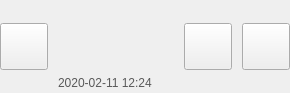
<?xml version="1.0" encoding="UTF-8"?>
<ui version="4.0">
 <class>ToDoListItem</class>
 <widget class="QWidget" name="ToDoListItem">
  <property name="geometry">
   <rect>
    <x>0</x>
    <y>0</y>
    <width>290</width>
    <height>93</height>
   </rect>
  </property>
  <property name="windowTitle">
   <string>Form</string>
  </property>
  <property name="styleSheet">
   <string notr="true">QToolButton {
    width: 40%;
    height: 40%;
}</string>
  </property>
  <layout class="QHBoxLayout" name="horizontalLayout" stretch="2,4,2,2">
   <property name="spacing">
    <number>10</number>
   </property>
   <property name="leftMargin">
    <number>0</number>
   </property>
   <property name="topMargin">
    <number>0</number>
   </property>
   <property name="rightMargin">
    <number>0</number>
   </property>
   <property name="bottomMargin">
    <number>0</number>
   </property>
   <item>
    <widget class="QToolButton" name="toolButtonIsFInish">
     <property name="sizePolicy">
      <sizepolicy hsizetype="Fixed" vsizetype="Fixed">
       <horstretch>0</horstretch>
       <verstretch>0</verstretch>
      </sizepolicy>
     </property>
     <property name="minimumSize">
      <size>
       <width>0</width>
       <height>0</height>
      </size>
     </property>
     <property name="maximumSize">
      <size>
       <width>16777215</width>
       <height>16777215</height>
      </size>
     </property>
     <property name="text">
      <string/>
     </property>
    </widget>
   </item>
   <item>
    <layout class="QVBoxLayout" name="verticalLayout" stretch="6,2">
     <property name="spacing">
      <number>0</number>
     </property>
     <item>
      <widget class="OriginUI::EditLable" name="editLable" native="true">
       <property name="sizePolicy">
        <sizepolicy hsizetype="Ignored" vsizetype="Expanding">
         <horstretch>0</horstretch>
         <verstretch>0</verstretch>
        </sizepolicy>
       </property>
       <property name="styleSheet">
        <string notr="true">font: 10pt &quot;寰蒋闆呴粦&quot;;</string>
       </property>
      </widget>
     </item>
     <item>
      <widget class="QLabel" name="labelDate">
       <property name="sizePolicy">
        <sizepolicy hsizetype="Ignored" vsizetype="Fixed">
         <horstretch>0</horstretch>
         <verstretch>0</verstretch>
        </sizepolicy>
       </property>
       <property name="minimumSize">
        <size>
         <width>0</width>
         <height>20</height>
        </size>
       </property>
       <property name="styleSheet">
        <string notr="true">font: 8pt &quot;寰蒋闆呴粦&quot;;
color: rgb(89, 89, 89);</string>
       </property>
       <property name="text">
        <string>2020-02-11 12:24</string>
       </property>
      </widget>
     </item>
    </layout>
   </item>
   <item>
    <widget class="QToolButton" name="toolButtonDate">
     <property name="sizePolicy">
      <sizepolicy hsizetype="Fixed" vsizetype="Fixed">
       <horstretch>0</horstretch>
       <verstretch>0</verstretch>
      </sizepolicy>
     </property>
     <property name="text">
      <string/>
     </property>
    </widget>
   </item>
   <item>
    <widget class="QToolButton" name="toolButtonDelete">
     <property name="sizePolicy">
      <sizepolicy hsizetype="Fixed" vsizetype="Fixed">
       <horstretch>0</horstretch>
       <verstretch>0</verstretch>
      </sizepolicy>
     </property>
     <property name="text">
      <string/>
     </property>
    </widget>
   </item>
  </layout>
 </widget>
 <customwidgets>
  <customwidget>
   <class>OriginUI::EditLable</class>
   <extends>QWidget</extends>
   <header>EditLable.h</header>
   <container>1</container>
  </customwidget>
 </customwidgets>
 <resources/>
 <connections/>
</ui>
